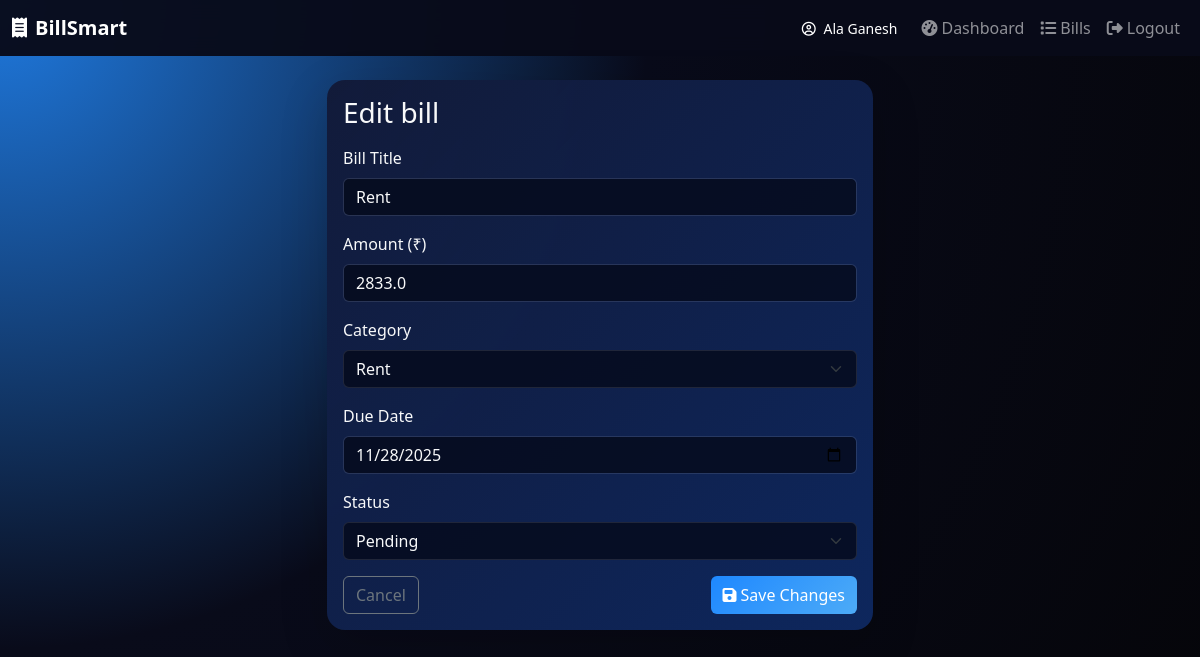
The page /edit_bill/1 (signed in) on the database its author committed.
### app.py (models this page shows)
class Bill(db.Model):
    __tablename__ = "bills"
    id = db.Column(db.Integer, primary_key=True)
    user_id = db.Column(db.Integer, db.ForeignKey("users.id"), nullable=False)
    title = db.Column(db.String(255), nullable=False)
    amount = db.Column(db.Float, nullable=False)
    category = db.Column(db.String(100), nullable=False)
    due_date = db.Column(db.Date, nullable=False)
    status = db.Column(db.String(50), default="pending")
    created_at = db.Column(db.DateTime, default=datetime.utcnow)
    user = db.relationship("User", backref="bills")

### app.py (the view, shortened to what this page needs)
@app.route("/edit_bill/<int:bill_id>", methods=["GET", "POST"])
@login_required
def edit_bill(bill_id):
    bill = Bill.query.get_or_404(bill_id)
    return render_template("edit_bill.html", bill=bill)

### app.py (called while the page is built)
def login_required(f):
    from functools import wraps
    @wraps(f)
    def wrapper(*args, **kwargs):
        if "user_id" not in session:
            flash("Please login first!", "warning")
            return redirect("/login")
        return f(*args, **kwargs)
    return wrapper

### templates/edit_bill.html (shortened to what this page needs)
{% extends "base.html" %}
{% block content %}
<div class="row justify-content-center">
    <div class="col-md-7 col-lg-6">
        <div class="card app-card shadow-lg">
            <div class="card-body">
                <h3 class="card-title mb-3">Edit bill</h3>
                <form method="POST">
                    <div class="mb-3">
                        <label class="form-label">Bill Title</label>
                        <input name="title" type="text" class="form-control" value="{{ bill.title }}" required>
                    </div>
                    <div class="mb-3">
                        <label class="form-label">Amount (₹)</label>
                        <input name="amount" type="number" step="0.01" class="form-control" value="{{ bill.amount }}" required>
                    </div>
                    <div class="mb-3">
                        <label class="form-label">Category</label>
                        <select name="category" class="form-select" required>
                            <option value="Rent" {{ "selected" if bill.category=="Rent" }}>Rent</option>
                        </select>
                    </div>
                    <div class="mb-3">
                        <label class="form-label">Due Date</label>
                        <input name="due_date" type="date" class="form-control" value="{{ bill.due_date.isoformat() }}" required>
                    </div>
                    <div class="mb-3">
                        <label class="form-label">Status</label>
                        <select name="status" class="form-select">
                            <option value="pending" {{ "selected" if bill.status=="pending" }}>Pending</option>
                        </select>
                    </div>
                    <div class="d-flex justify-content-between">
                        <a href="{{ url_for('bills') }}" class="btn btn-outline-secondary">Cancel</a>
                        <button class="btn btn-primary" type="submit">
                            <i class="fa-solid fa-floppy-disk me-1"></i>Save Changes
                        </button>
                    </div>
                </form>
            </div>
        </div>
    </div>
</div>
{% endblock %}

### static/css/styles.css (style rules this page uses)
body { min-height: 100vh; background: radial-gradient(circle at top left, #1f7ae0 0, #090b1a 45%, #050509 100%); color: #f8f9fa; }
.app-card { border-radius: 18px; border: none; background: linear-gradient(135deg, rgba(18, 26, 56, 0.98), rgba(15, 43, 102, 0.9)); color: #f8f9fa; }
.app-card .form-control, .app-card .form-select { background-color: rgba(5, 11, 30, 0.85); border-color: rgba(255, 255, 255, 0.1); color: #f8f9fa; }
.app-card .form-control::placeholder { color: rgba(248, 249, 250, 0.5); }
.btn-primary { background: linear-gradient(135deg, #1e88ff, #4dabf7); border: none; }

### rows shown on the page
Bill: title "Rent", amount "2833.0", due_date "11/28/2025"

### other values the page prints
{{ session.get('user_name') }} "Ala Ganesh"
